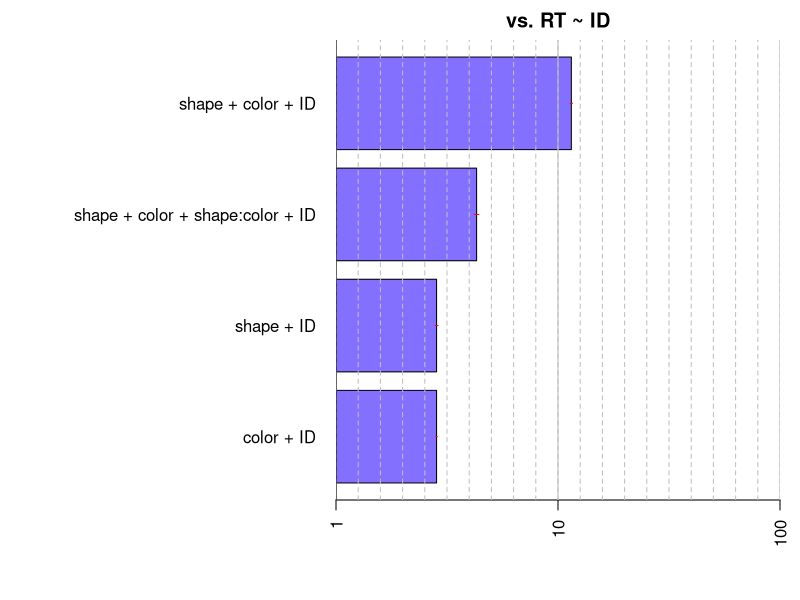

This chart was generated by the following R code:
library(BayesFactor)


### Name: plot.BFBayesFactor
### Title: Plot a Bayes factor object
### Aliases: plot.BFBayesFactor

### ** Examples

data(puzzles)

bfs = anovaBF(RT ~ shape*color + ID, data = puzzles, whichRandom="ID", progress=FALSE)
plot(bfs)
